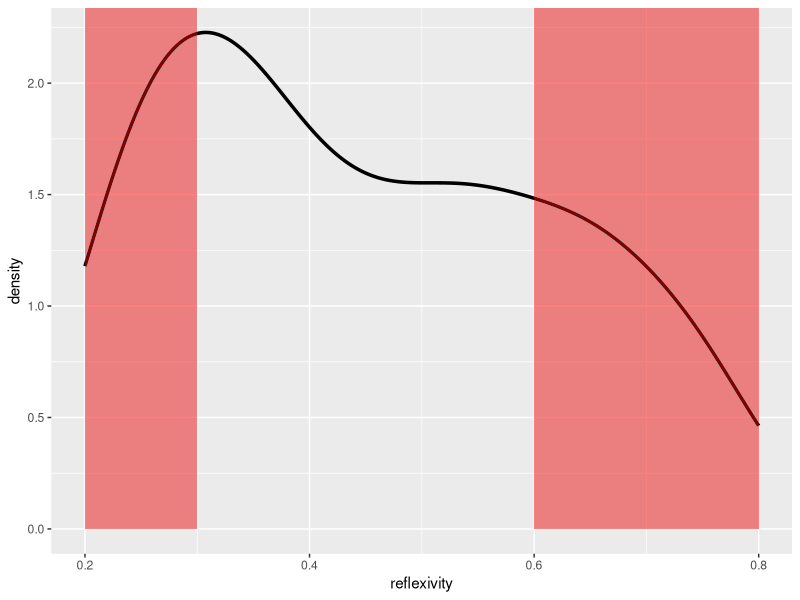
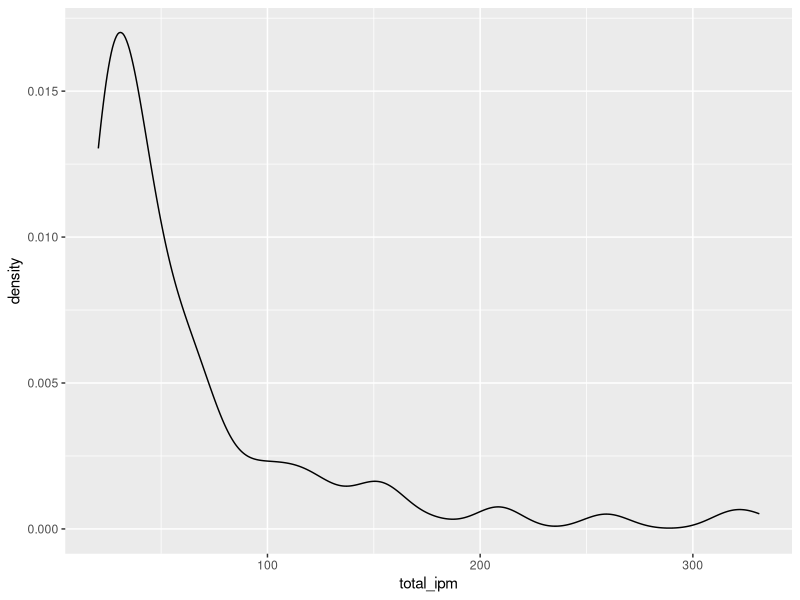

Here is the R script that generated these plots, in order:
## danovo data

library(tidyr)
library(dplyr)
library(ggplot2)

df <- read.csv("target_verbs_manual.csv", encoding = "UTF-8")

glimpse(df)

refl_density <- df %>% filter(is_sem_compatible == T & is_anticausative == F) %>% ggplot(aes(x = reflexivity)) + 
  geom_density(size=1.2)

refl_density +
  geom_rect(aes(xmin=0.2, xmax=0.3, ymin=0, ymax=Inf), fill="orange", alpha=0.002, inherit.aes = FALSE) +
  geom_rect(aes(xmin=0.6, xmax=0.8, ymin=0, ymax=Inf), fill="orange", alpha=0.002, inherit.aes = FALSE)

## just eyeballing: refl low ~ .2-.3 & refl h ~ .6-.8

ipm_density <- df %>% filter(is_sem_compatible == T & is_anticausative == F) %>% ggplot(aes(x = total_ipm)) + geom_density()

ipm_density

df %>% filter(is_sem_compatible == T & is_anticausative == F) %>% summary()

## nums of candidate lemmas

df %>% filter(is_sem_compatible == T & is_anticausative == F & reflexivity <= .3 & total_ipm <= 100) %>% nrow

df %>% filter(is_sem_compatible == T & is_anticausative == F & reflexivity >= .59 & total_ipm <= 100) %>% nrow

candidate_lemmas <- df %>% filter(is_sem_compatible == T & is_anticausative == F & total_ipm <= 100 & (reflexivity <= .3 | reflexivity >= .59))

candidate_lemmas <- candidate_lemmas %>% mutate(refl.bias = if_else(reflexivity <= .3, "low", "high"))

#write_csv(candidate_lemmas, "c:/Users/lazni/Desktop/dan_candidate_lemmas.csv")

n_ok <- df %>% filter(total_ipm <= 100 & (is_sem_compatible == F | is_anticausative == T)) %>% mutate(refl.bias = if_else(reflexivity <= .3, "low", if_else(reflexivity >= .59, "high", "neu")))

#write_csv(n_ok, "c:/Users/lazni/Desktop/dan_n_ok_lemmas.csv")
